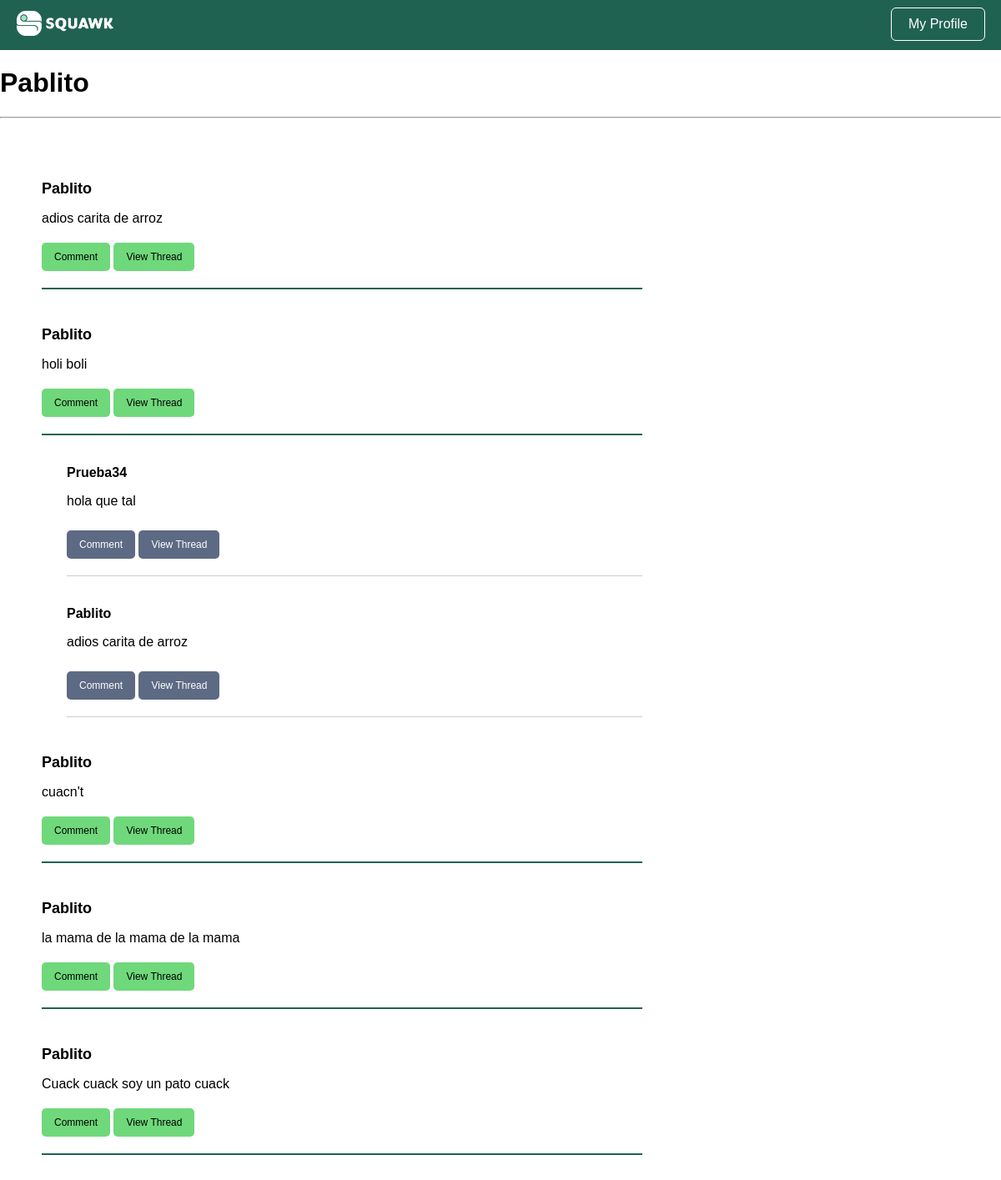
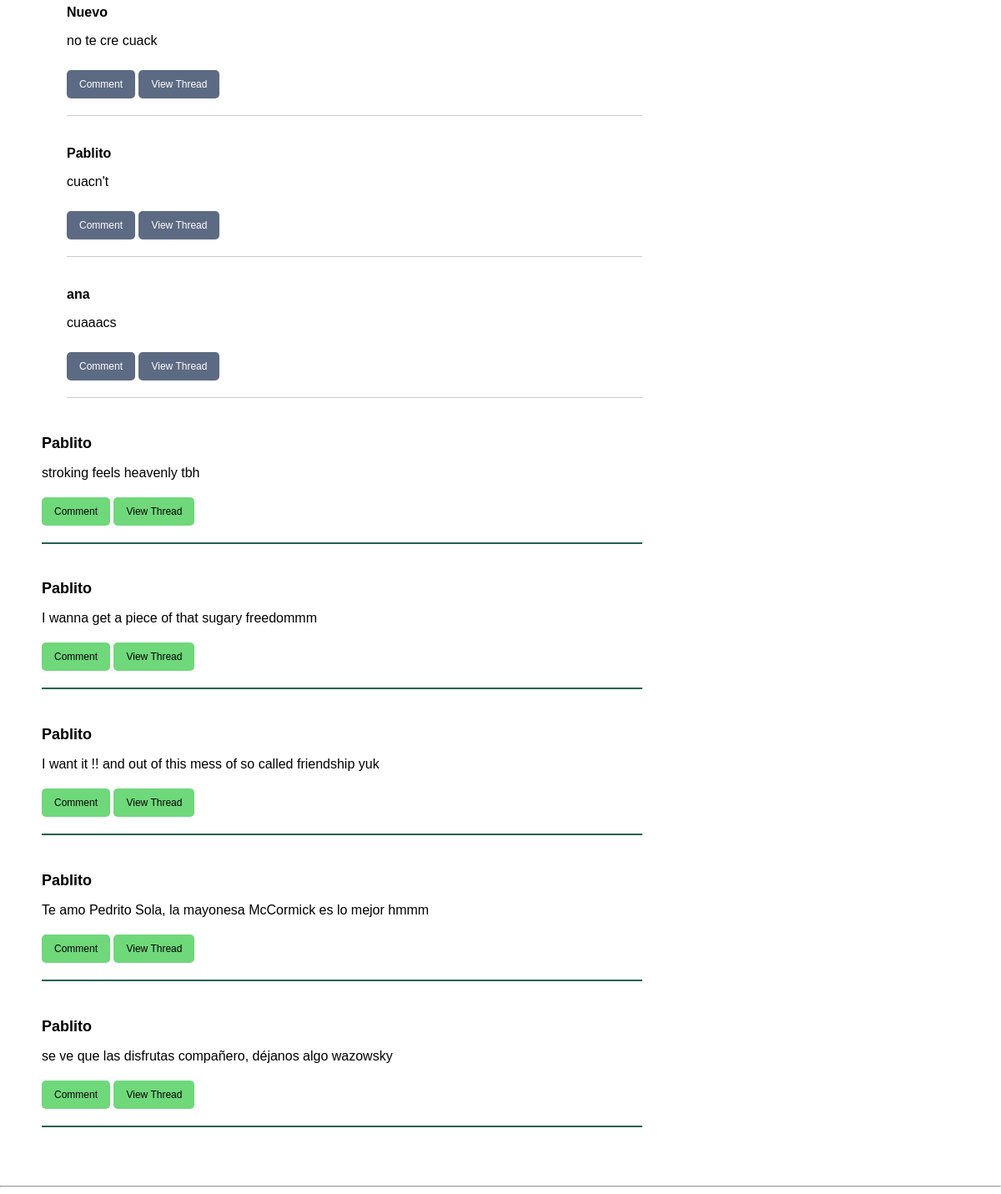
The app's page /user/1 (signed in) with its own data (2 pictures, top to bottom).
### tables this page shows
CREATE TABLE users (
  user_id INTEGER PRIMARY KEY AUTOINCREMENT,
  username VARCHAR NOT NULL,
  password VARCHAR NOT NULL,
  is_admin BOOLEAN NOT NULL
);

CREATE TABLE squawks (
  squawk_id INTEGER PRIMARY KEY AUTOINCREMENT,
  content VARCHAR NOT NULL,
  is_reply_to INT,
  user_id INT,
  created TIMESTAMP NOT NULL DEFAULT CURRENT_TIMESTAMP
);

### ui/user_controller.py (the view)
def user(user_id):
  current_user = session['user_id']
  squawks = []
  username = us.get_user(user_id).username
  last10 = ss.get_last(10,user_id)
  for i in last10:
    thread = ts.get_thread(i.squawk_id)
    thread_users = [us.get_user(squawk.user_id).username for squawk in thread]
    thread_info = list(zip(thread, thread_users))
    user = us.get_user(i.user_id).username
    squawks.append((i, user, thread_info))
  return render_template('user.html', username=username, squawks=squawks, user_id=current_user)

### bl/squawk_service.py (called while the page is built)
  def get_last(self, total, user_id):
    if user_id != -1:
      squawks = self.squawkDAO.getall_from(user_id)
    else:
      squawks = self.squawkDAO.getall_super()
    return squawks[:total]

### bl/thread_service.py (called while the page is built)
  def get_thread(self, squawk_id):
    squawk = self.squawkDAO.get(squawk_id)
    if not squawk:
      return []
    thread = self._get_replies(squawk_id)
    return thread

  def _get_replies(self, squawk_id):
    replies = []
    squawks = self.squawkDAO.getall()
    for x in squawks:
      if x.is_reply_to == squawk_id:
        replies.append(x)
    return replies

### bl/user_service.py (called while the page is built)
  def get_user(self, user_id):
    user = self.userDAO.get(user_id)
    return user

### dl/squawk_dao.py (called while the page is built)
  def get(self, squawkID):
    query = "SELECT * FROM squawks WHERE squawk_id = ?"
    result = self.DB.run_query(query, (squawkID, ))
    try:
      data = result.fetchone()
      squawk = Squawk(data)
      return squawk
    except:
      return None

  def getall(self):
    query = "SELECT * FROM squawks ORDER BY created DESC"
    result = self.DB.run_query(query)
    try:
      data_list = result.fetchall()
      squawks = []
      for data in data_list:
        squawk = Squawk(data)
        squawks.append(squawk)
      return squawks
    except:
      return None

  def getall_from(self, user_id):
    query = "SELECT * FROM squawks WHERE user_id = ? ORDER BY created DESC"
    result = self.DB.run_query(query, (user_id, ))
    try:
      data_list = result.fetchall()
      squawks = []
      for data in data_list:
        squawk = Squawk(data)
        squawks.append(squawk)
      return squawks
    except:
      return None

### dl/user_dao.py (called while the page is built)
  def get(self, userID):
    query = "SELECT * FROM users WHERE user_id = ?"
    result = self.DB.run_query(query, (userID, ))
    try:
      data = result.fetchone()
      user = User(data)
      return user
    except:
      return None

### utils/database.py (called while the page is built)
  def run_query(self, query, parameters=None):
    try:
      cursor = self.connection.cursor()
      if parameters:
        cursor.execute(query, parameters)
      else:
        cursor.execute(query)
      self.connection.commit()
      return cursor
    except Exception as e:
      print(f"Error running query: {e}")
      return None

### templates/user.html (shortened to what this page needs)
<!DOCTYPE html>
<html>
  <head>
    <link rel="stylesheet" href="{{ url_for('static', filename='squawk_basic.css') }}" />
    <link rel="stylesheet" href="{{ url_for('static', filename='squawk_render.css') }}" />
  </head>
  <body>
    <div class="navbar">
      <a href="{{url_for('home')}}"><img src="{{ url_for('static', filename='img/squawk_long.png') }}" alt="Squawk Logo" class="logo"></a>
      <a href="{{ url_for('user', user_id=user_id) }}"><button class="login-button">My Profile</button></a>
    </div>
    <h1 class="user-header">{{username}}</h1>
    <hr>
    <div class="board">
      {% for squawk, user, thread_info in squawks %}
      <div class="squawk">
        <h4>
          <a href="{{url_for('user', user_id=squawk.user_id)}}"> {{user}} </a>
        </h4>
        <p> {{squawk.content}} </p>
        <a href="{{ url_for('comment', is_reply_to=squawk.squawk_id) }}"><button id="{{squawk.squawk_id}}">Comment</button></a>
        <a href="{{ url_for('thread', squawk_id=squawk.squawk_id) }}"><button id="{{squawk.squawk_id}}">View Thread</button></a>
      </div>
      {% for thread, t_user in thread_info %}
      <div class="thread">
        <div class="comment">
          <p class="username">
            <a href="{{url_for('user', user_id=thread.user_id)}}"> {{t_user}} </a>
          </p>
          <p> {{thread.content}} </p>
          <a href="{{ url_for('comment', is_reply_to=thread.squawk_id) }}"><button id="{{thread.squawk_id}}">Comment</button></a>
          <a href="{{ url_for('thread', squawk_id=thread.squawk_id) }}"><button id="{{thread.squawk_id}}">View Thread</button></a>
        </div>
      </div>
      {% endfor %}
      {% endfor %}
    </div>
    <hr>
  </body>
</html>

### static/squawk_basic.css (style rules this page uses)
body { font-family: Arial, sans-serif; margin: 0; padding: 0; }
a { color: #2660A4 }
.login-button { background-color: transparent; border-radius: 5px; color: white; cursor: pointer; font-size: 16px; margin-right: 10px; outline: 1px solid white; padding: 10px 20px; }
.navbar { background-color: #206252; padding: 10px; display: flex; justify-content: space-between; }
.navbar button { background-color: transparent; border: none; color: white; cursor: pointer; font-size: 16px; margin-bottom: 2px; margin-right: 10px; }
.navbar .logo { height: 30px; margin-left: 10px; margin-top: 3px; }

### static/squawk_render.css (style rules this page uses)
.board { display: flex; flex-direction: column; justify-content: center; margin: 50px; width: 60vw; }
.board a { color: inherit; text-decoration: none; }
.squawk { border-bottom: 2px solid #206252; margin-bottom: 20px; }
.squawk h4 { font-size: 18px; margin-bottom: 10px; }
.squawk p { font-size: 16px; margin-bottom: 10px; }
.squawk button { background-color: #6FD87B; border: none; border-radius: 5px; color: black; cursor: pointer; font-size: 12px; margin-bottom: 20px; margin-top: 10px; padding: 10px 15px; }
.thread { margin-bottom: 10px; margin-left: 30px; }
.thread button { background-color: #5D6A83; border: none; border-radius: 5px; color: white; cursor: pointer; font-size: 12px; margin-bottom: 20px; margin-top: 10px; padding: 10px 15px; }
.thread .comment { border-bottom: 1px solid #CCC; font-size: 16px; margin-bottom: 10px; }
.thread .comment .username { font-weight: bold; }

### records on screen
users: username "Pablito", content "adios carita de arroz", content "holi boli", content "cuacn't", content "la mama de la mama de la mama", content "Cuack cuack soy un pato cuack", content "stroking feels heavenly tbh", content "I wanna get a piece of that sugary freedommm", content "I want it !! and out of this mess of so called friendship yuk", content "Te amo Pedrito Sola, la mayonesa McCormick es lo mejor hmmm", content "se ve que las disfrutas compañero, déjanos algo wazowsky"
users: username "Prueba34", content "hola que tal"
users: username "Nuevo", content "no te cre cuack"
users: username "ana", content "cuaaacs"
